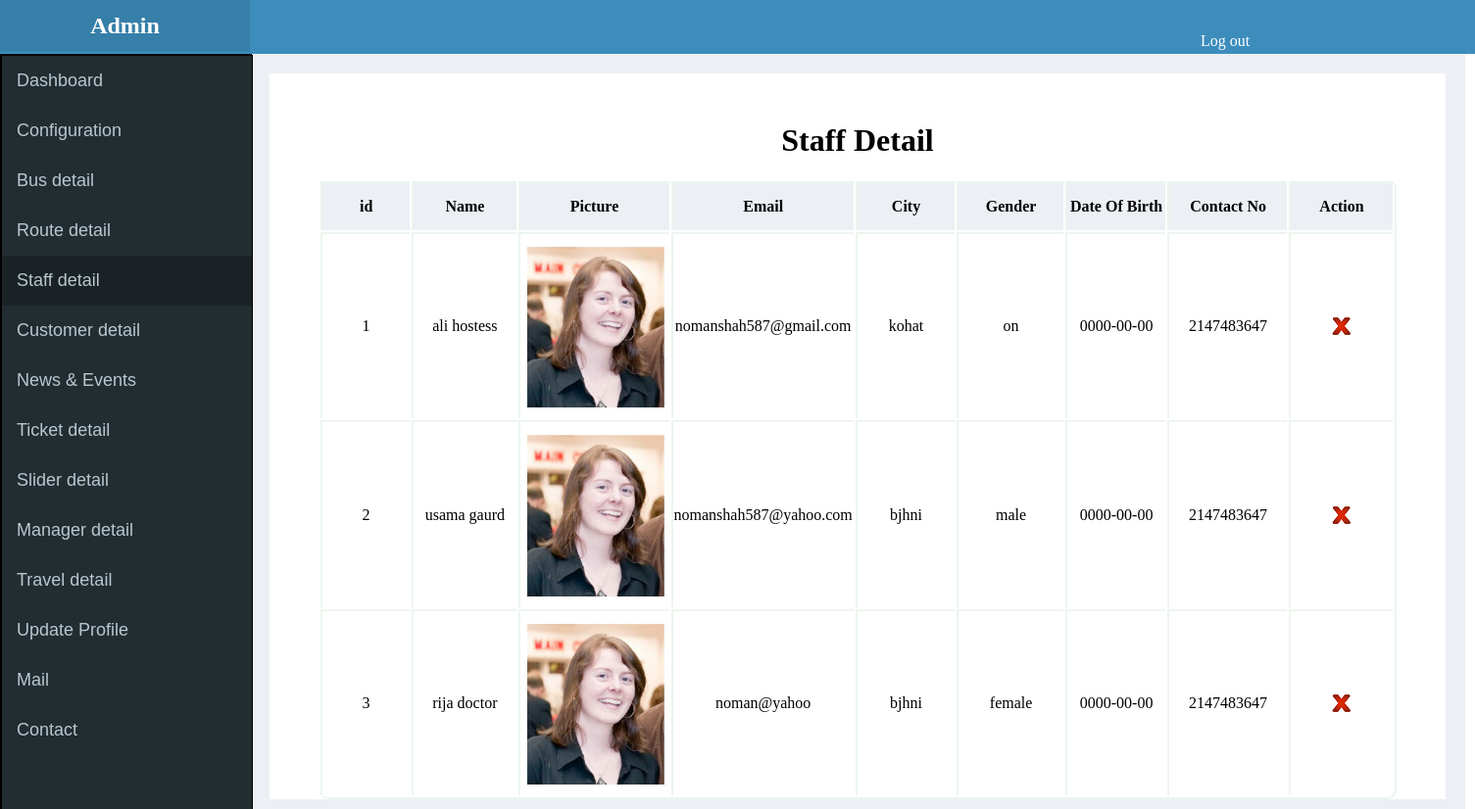
/admin/staff.php (signed in), run on the app's committed database.
### tables this page shows
CREATE TABLE IF NOT EXISTS `user_tbl` (
  `user_id` int(11) NOT NULL,
  `user_name` varchar(255) NOT NULL,
  `user_fullname` varchar(255) NOT NULL,
  `password` varchar(255) NOT NULL,
  `user_type` varchar(255) NOT NULL,
  `status` varchar(255) NOT NULL,
  `user_photo` varchar(255) NOT NULL,
  `email` varchar(255) NOT NULL,
  `city` varchar(255) NOT NULL,
  `gender` varchar(255) NOT NULL,
  `date_birth` date NOT NULL,
  `contact_no` int(255) NOT NULL
);

### admin/classes/general.class.php (called while the page is built, shortened)
	<?php
class general
{
	function table_data($table,$where,$order,$limit)
	{
		$query = "select * from ".$table." ".$where." ".$order." ".$limit;
		$conn = mysqli_connect(HOST,USER,PASS,DB);
		$sql = mysqli_query($conn,$query);
		$i=0;
		while($row = mysqli_fetch_assoc($sql))
		{
			$data[$i] = $row;
			$i++;
		}
		return $data;
	}
}
?>

### admin/classes/login.class.php (called while the page is built, shortened)
<?php
class login
{
	function check_login()
	{
		$conn = mysqli_connect(HOST,USER,PASS,DB);
		 $query = "select * from user_tbl where user_id = ".$_SESSION['webapp']['user']['user_id'];
		$sql = mysqli_query($conn,$query);
		$data = mysqli_num_rows($sql);
	}
}
?>

### admin/staff.php (the view, shortened to what this page needs)
<?php
$page = 'staff';
$check = new login;
$check->check_login();
?>
<?php include(ADMIN_PATH.'include/header.php'); ?>
<?php include(ADMIN_PATH.'include/sidbar.php'); ?>
<?php
	$gen = new general;
	$table_data = $gen->table_data('user_tbl','where user_type = "staff"',"order by user_id asc","");
	?>
	<htlm>
<head>
<link rel="stylesheet" href="css/style.css">
</head>
<body>
<div class="main_body">
<div class="main_inner">
	<h1  style="text-align:center;margin-top:0px;padding-top:50px;"> Staff Detail </h1>
<table style="border-bottom:2px solid #ECF5ED;border-right:2px solid #ECF5ED; width:1100px;margin:0 auto;border-radius:10px;">
<tr>
       <th style="background-color:#ECF0F5;height:50px;width:150px;border-color:#ECF5ED;">
		id
	</th>
	  <th style="background-color:#ECF0F5;height:50px;width:150px;border-color:#ECF5ED;">
		Name
	</th>
	  <th style="background-color:#ECF0F5;height:50px;width:150px;border-color:#ECF5ED;">
		Picture
	</th>
	  <th style="background-color:#ECF0F5;height:50px;width:150px;border-color:#ECF5ED;">
		Email
	</th>
		  <th style="background-color:#ECF0F5;height:50px;width:150px;border-color:#ECF5ED;">City</th>
		  <th style="background-color:#ECF0F5;height:50px;width:150px;border-color:#ECF5ED;">Gender</th>
		  <th style="background-color:#ECF0F5;height:50px;width:150px;border-color:#ECF5ED;">Date Of Birth</th>
		  <th style="background-color:#ECF0F5;height:50px;width:150px;border-color:#ECF5ED;">Contact No</th>
	  <th style="background-color:#ECF0F5;height:50px;width:150px;border-color:#ECF5ED;">
		Action
	</th>
</tr>
<?php
	$counter=0;
	 foreach($table_data as $each_row) { $counter++ ?>
<tr style="border-bottom:1px solid #000;">
	<td style="background-color:#FFFFFF;height:50px;width:150px;border-color:#ECF5ED;">
	<?php echo $counter; ?>
	</td>
	<td style="background-color:#FFFFFF;height:50px;width:150px;border-color:#ECF5ED;">
	<?php echo $each_row['user_name'] ?>
	</td>
	<td style="background-color:#FFFFFF;height:50px;width:150px;border-color:#ECF5ED;">
	<img src="image/<?php echo $each_row['user_photo']; ?>" style="max-width:150px;">
	</td>
	<td style="background-color:#FFFFFF;height:50px;width:150px;border-color:#ECF5ED;">
	<?php echo $each_row['email'] ?>
	</td>
<td style="background-color:#FFFFFF;height:50px;width:150px;border-color:#ECF5ED;">
	<?php echo $each_row['city'] ?>
	</td>
	<td style="background-color:#FFFFFF;height:50px;width:150px;border-color:#ECF5ED;">
	<?php echo $each_row['gender'] ?>
	</td>
	<td style="background-color:#FFFFFF;height:50px;width:150px;border-color:#ECF5ED;">
	<?php echo $each_row['date_birth'] ?>
	</td>
		<td style="background-color:#FFFFFF;height:50px;width:150px;border-color:#ECF5ED;">
		<?php echo $each_row['contact_no'] ?>
		</td>
	<td style="background-color:#FFFFFF;height:50px;width:150px;border-color:#ECF5ED;">
		<a onClick="return confirmation();" href="<?php echo ADMIN_URL.'staff.php?delete='.$each_row['user_id'] ?>"><img src="image/delete.png"></a>
		</td>
	</tr>
 <?php  } ?>
	</table>
</div>
</div>
</body>
</html>

### admin/include/header.php
<html>
<head>
	<link rel="stylesheet" href="css/style.css" />
<body>
	<div class="header">
	<div class="heading_header">
  <h2 style="padding-top:15px;text-align:center; color:#FFFFFF;">Admin</h2>
</div>
	<div class="login">
	<ul>
	<li><a href="logout.php">Log out</a></li> <vr style="color:#FFFFFF;">
	</ul>
	</div>
  </div>
</body>
</html>

### admin/include/sidbar.php (shortened to what this page needs)
<html>
<head>
	<link rel="stylesheet" href="css/style.css" />
</head>
<body>
<div class="sidebar">
<div class="sidebar_list">
<ul>
   <li><a <?php if($page=='admin'){echo 'class="current"';} ?>href='admin.php'>Dashboard</a></li>
      <li><a <?php if($page=='configuration'){echo 'class="current"';} ?>href='configuration.php'>Configuration</a></li>
   <li><a <?php if($page=='bus_detail'){echo 'class="current"';} ?>href='bus_detail.php'>Bus detail</a></li>
   <li><a <?php if($page=='route_detail'){echo 'class="current"';} ?>href='route_detail.php'>Route detail</a></li>
   <li><a <?php if($page=='staff'){echo 'class="current"';} ?>href='staff.php'>Staff detail</a></li>
   <li><a <?php if($page=='customer'){echo 'class="current"';} ?> href='customer.php'>Customer detail</a></li>
   <li><a <?php if($page=='news_event'){echo 'class="current"';} ?>href='news_event.php'>News & Events</a></li>
   <li><a <?php if($page=='ticket'){echo 'class="current"';} ?>href='ticket.php'>Ticket detail</a></li>
   <li><a <?php if($page=='slider_detail'){echo 'class="current"';} ?>href='slider_detail.php'>Slider detail</a></li>
   <li><a <?php if($page=='manager'){echo 'class="current"';} ?>href='manager.php'>Manager detail</a></li>
   <li><a <?php if($page=='travel'){echo 'class="current"';} ?>href='travel.php'>Travel detail</a></li>
   <li><a <?php if($page=='profile'){echo 'class="current"';} ?>href='profile.php'>Update Profile</a></li>
   <li><a <?php if($page=='mail'){echo 'class="current"';} ?>href='mail.php'>Mail</a></li>
   <li><a <?php if($page=='#'){echo 'class="current"';} ?>href='#'>Contact</a></li>
</ul>
</div>
</div>
</body>
</html>

### admin/css/style.css (style rules this page uses)
body { padding:0 auto; margin:0 auto; }
.header { width: 100%; height: 55px; position: relative; background-color:#3C8DBC; position:fixed; }
.heading_header { width:255px; height:55px; background-color:#367FA9; margin-top:-22px; }
.sidebar { width:255px; height:auto; border:1px solid; background-color:#1A2226; float:left; position:fixed; margin-top:55px; }
.sidebar_list { width:255px; height:1300px;; border:1px solid; background-color:#222D32; margin-top:0px; }
.sidebar_list ul { padding:0px; margin:0px; }
.sidebar_list ul li { list-style:none; }
.sidebar_list ul li a { text-decoration:none; color:#B8C7CE; display:block; padding:15px 15px 15px 15px; font-family:Geneva, Arial, Helvetica, sans-serif; font-size:18px; }
.main_body { width:1240px; height:auto; background-color:#ECF0F5; padding-bottom:10px; margin-left:255px; margin-top:55px; float:left; }
.main_inner { width:1200px; height:auto; background-color:#FFFFFF; margin-left:20px; margin-top:20px; }
.login { width:200px; height:27px; float:right; margin-right:80px; margin-top:-20px; }
.login ul { padding:0px; margin:0px; }
.login ul li { list-style:none; display:inline; margin-left:0px; color:#FFFFFF; }
.login ul li a { color:#FFFFFF; text-decoration:none; }

### admin/include/sidbar.php (style rules this page uses)
.current { color:white; display:block; background:#1A2226; }

### admin/staff.php (style rules this page uses)
table tr td { text-align:center;border-top:2px solid #000;border-left:2px solid #000;background-color:#FFFFFF; }
table tr th { text-align:center;border-top:2px solid #000;border-left:2px solid #000;background-color:#FFFFFF; }

### data on the page
user_tbl: user_name "ali hostess", user_photo (picture), email "nomanshah587@gmail.com", city "kohat", gender "on", date_birth "0000-00-00", contact_no "2147483647"
user_tbl: user_name "usama gaurd", user_photo (picture), email "nomanshah587@yahoo.com", city "bjhni", gender "male", date_birth "0000-00-00", contact_no "2147483647"
user_tbl: user_name "rija doctor", user_photo (picture), email "noman@yahoo", city "bjhni", gender "female", date_birth "0000-00-00", contact_no "2147483647"
